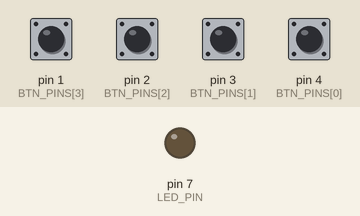
Simulated run of this sketch. Board: Arduino Uno, built with avr-gcc and run on an emulated ATmega328P. Parts: output pins drawn as LEDs (lit = HIGH). Dashed ring = blinking. The test bench sets the inputs (shaded band); at power-on: pin 1 (BTN_PINS[3]), pin 2 (BTN_PINS[2]), pin 3 (BTN_PINS[1]), pin 4 (BTN_PINS[0]) HIGH.

Above: at 1.4 s.
1.5 s: pin 1 (BTN_PINS[3]) pulled LOW for 0.15 s
At 1.62 s:
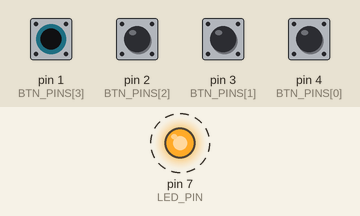
4.6 s: pin 2 (BTN_PINS[2]) pulled LOW for 0.15 s
At 4.72 s:
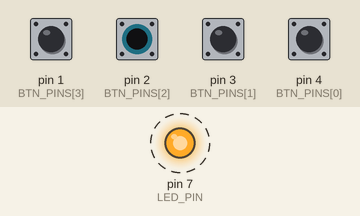
7.7 s: pin 3 (BTN_PINS[1]) pulled LOW for 0.15 s
At 7.82 s:
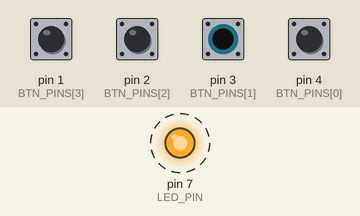
10.2 s: pin 1 (BTN_PINS[3]) pulled LOW for 1 s
At 13.4 s:
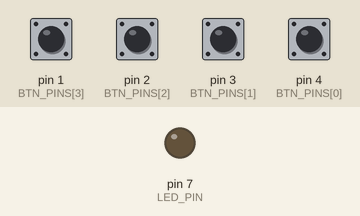
13.9 s: pin 2 (BTN_PINS[2]) pulled LOW for 1 s
At 14.02 s:
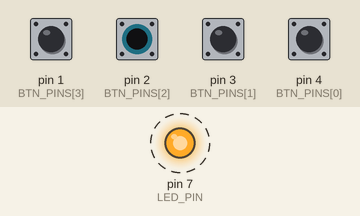
Timing chart, 0 to 17.2 s (numbered marks = the images above; inputs shaded):
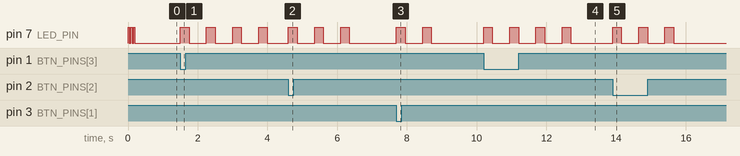

The sketch:

conductor.ino
```cpp
// C++ code
//
const int LED_PIN = 7;
const int BTN_PINS[] = {4, 3, 2, 1};
const int NUM_BTNS = 4;

void setup()
{
  pinMode(LED_PIN, OUTPUT);
  for(int i = 0; i < NUM_BTNS; i++){
  	pinMode(BTN_PINS[i], INPUT_PULLUP);
  }

  for(int i = 0; i < 3; i++){
  	digitalWrite(LED_PIN, HIGH); delay(40);
  	digitalWrite(LED_PIN, LOW);  delay(40);
  }
}

void loop()
{
  for(int i = 0; i < NUM_BTNS; i++){
    if(digitalRead(BTN_PINS[i]) == LOW){

      blinkLED(i + 1);

      while(digitalRead(BTN_PINS[i]) == LOW);
      delay(10);
    }
  }
}


void blinkLED(int count){
  for(int j = 0; j < count; j++){
  digitalWrite(LED_PIN, HIGH);
  delay(250);
  digitalWrite(LED_PIN, LOW);

    if(j < count -1){
    delay(500);
    }
  }
}
```

Measured:
- after the input at 1.5 s, pin 7 (LED_PIN): alternates HIGH for 0.25 s and LOW for 0.50 s, starting at once
- after the input at 4.6 s, pin 7 (LED_PIN): alternates HIGH for 0.25 s and LOW for 0.50 s, 6 changes in all, then stays LOW, starting at once
- after the input at 7.7 s, pin 7 (LED_PIN): alternates HIGH for 0.25 s and LOW for 0.50 s, 4 changes in all, then stays LOW, starting at once
- after the input at 10.2 s, pin 7 (LED_PIN): alternates HIGH for 0.25 s and LOW for 0.50 s, 8 changes in all, then stays LOW, starting at once
- after the input at 13.9 s, pin 7 (LED_PIN): alternates HIGH for 0.25 s and LOW for 0.50 s, 6 changes in all, then stays LOW, starting at once
